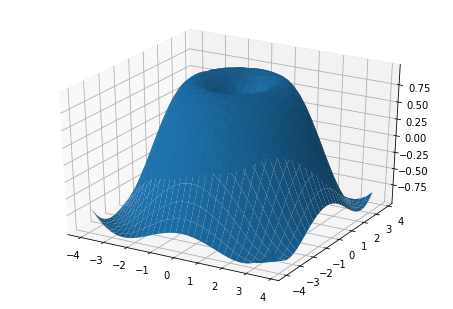

Here is the Python script that generated this plot:
# -*- coding: utf-8 -*-
"""
Created on Fri Apr  8 10:29:00 2016

@author: matlab1.com
"""

import numpy as np
import matplotlib.pyplot as plt
from mpl_toolkits.mplot3d import Axes3D

x = np.arange(-4,4,0.25)

y = np.arange(-4,4,0.25)

X,Y = np.meshgrid(x,y)

R = np.sqrt(X**2+Y**2)

Z = np.sin(R)

fig = plt.figure()
ax =Axes3D(fig)

ax.plot_surface(X,Y,Z)
